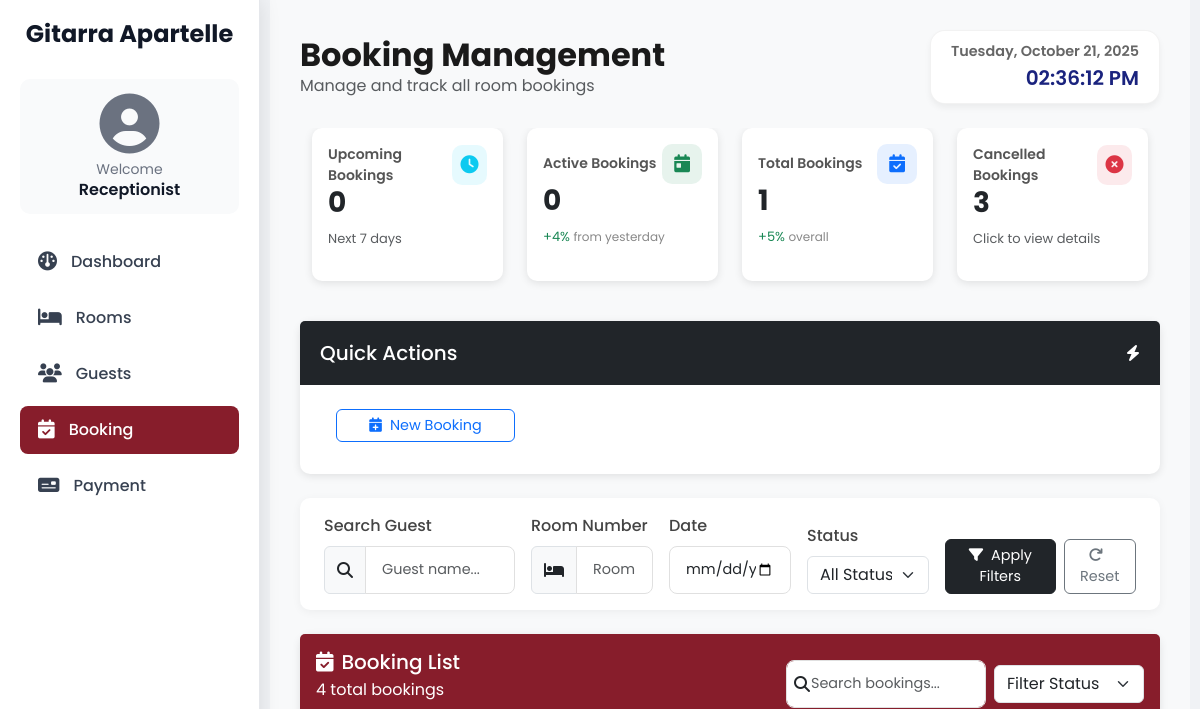
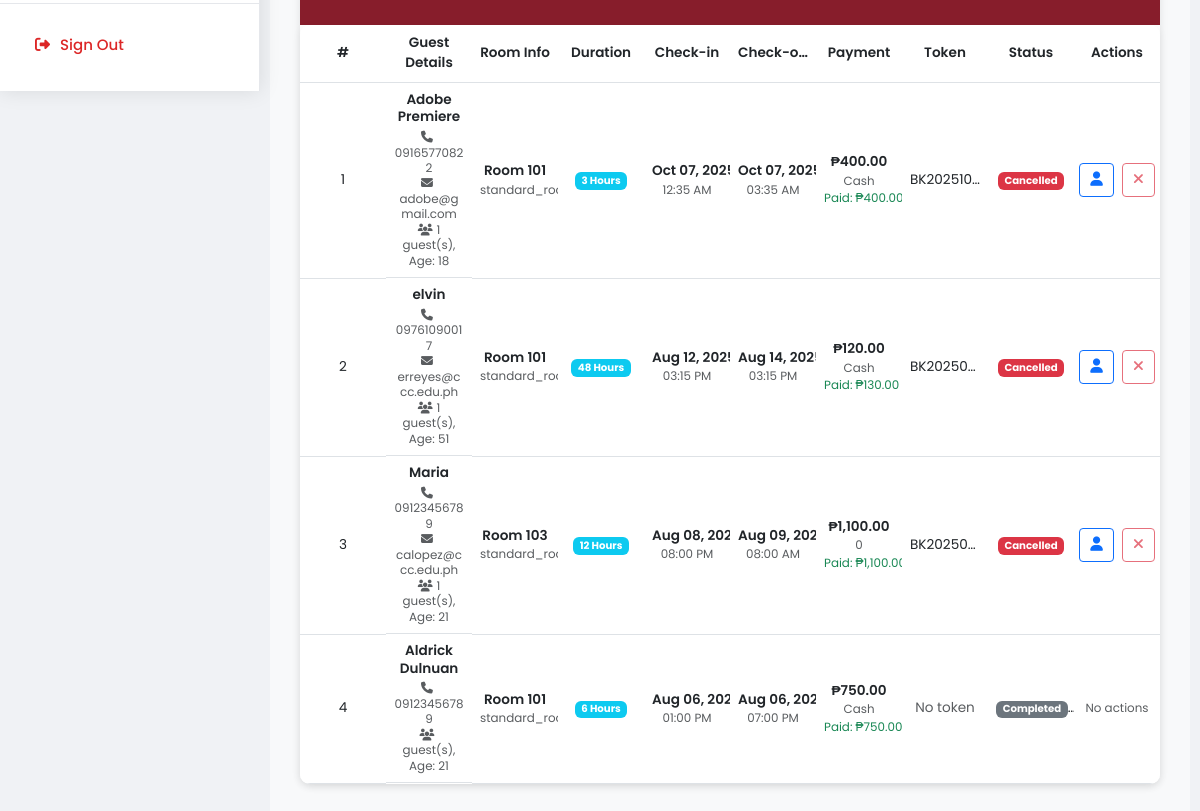
The app's page /receptionist-booking.php, older data (2 pictures, top to bottom).
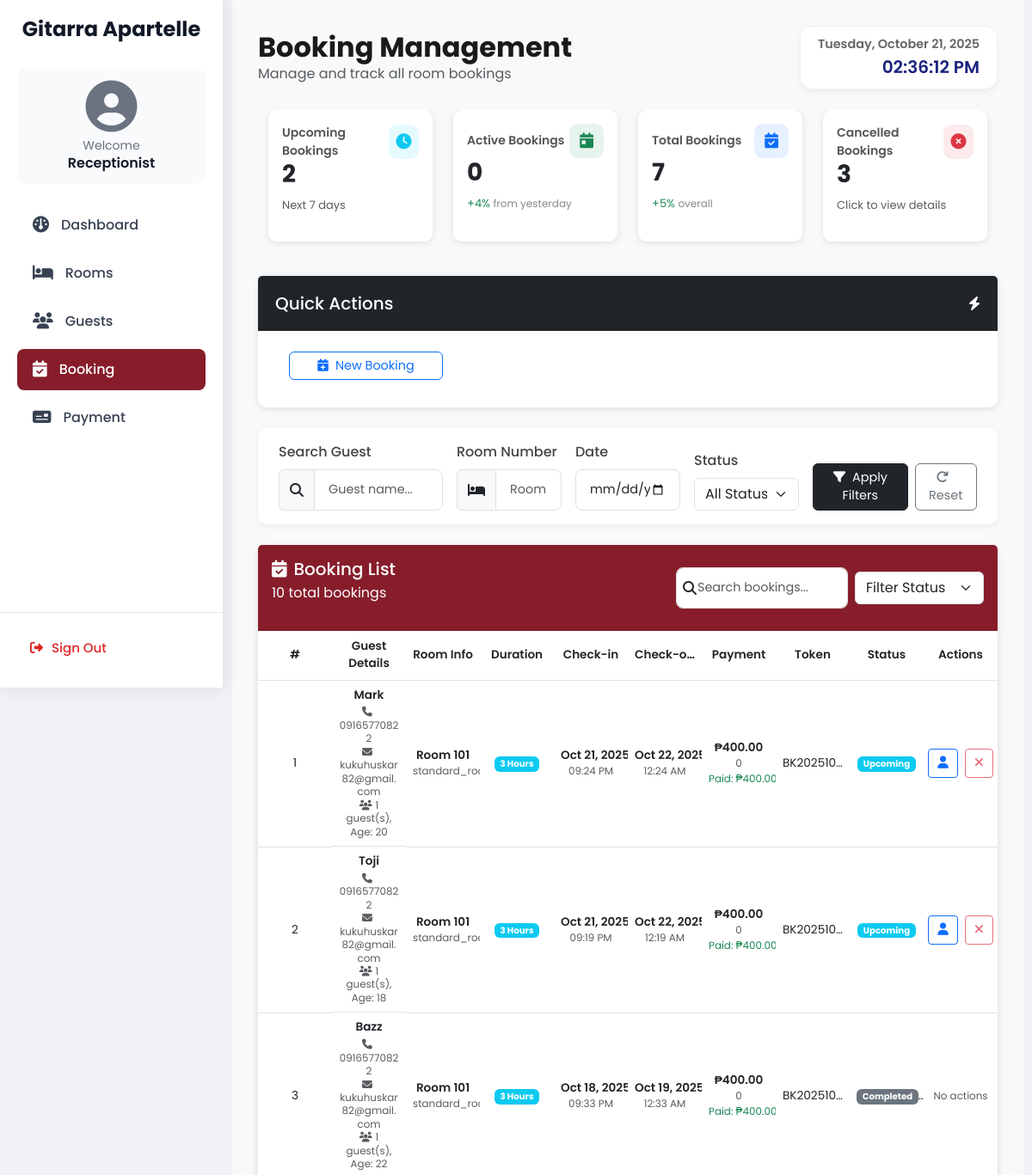
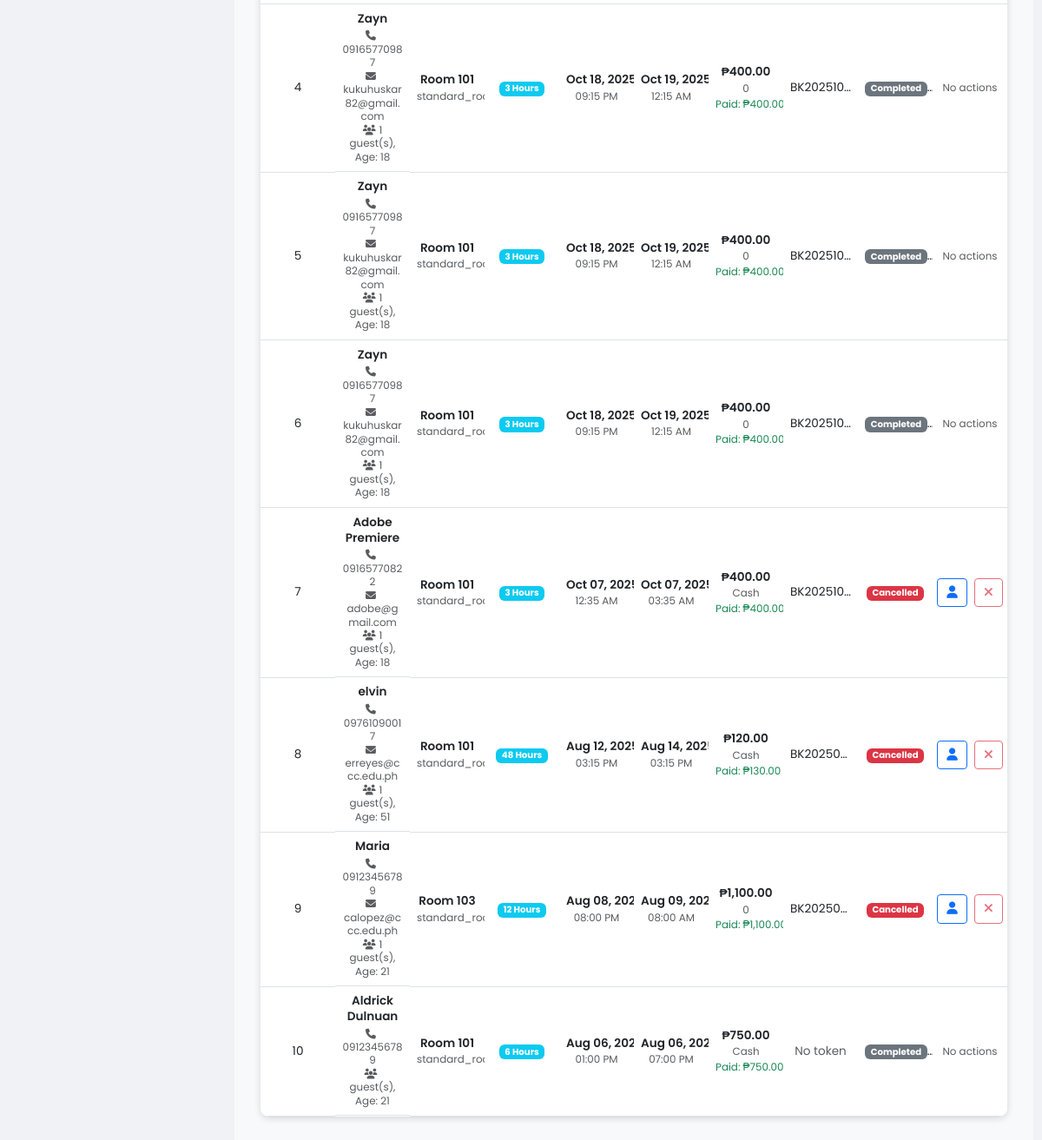
The same page, newer data (2 pictures, top to bottom).
### tables this page shows
CREATE TABLE `bookings` (
  `id` int NOT NULL,
  `guest_name` varchar(100) DEFAULT NULL,
  `email` varchar(255) DEFAULT NULL,
  `address` text,
  `telephone` varchar(20) DEFAULT NULL,
  `age` int DEFAULT NULL,
  `num_people` int DEFAULT NULL,
  `room_number` varchar(10) DEFAULT NULL,
  `duration` varchar(10) DEFAULT NULL,
  `payment_mode` varchar(10) DEFAULT NULL,
  `reference_number` varchar(50) DEFAULT NULL,
  `booking_token` varchar(20) DEFAULT NULL,
  `amount_paid` double DEFAULT NULL,
  `total_price` double DEFAULT NULL,
  `change_amount` double DEFAULT NULL,
  `start_date` datetime DEFAULT NULL,
  `end_date` datetime DEFAULT NULL,
  `status` varchar(20) NOT NULL DEFAULT 'upcoming',
  `created_at` timestamp NULL DEFAULT CURRENT_TIMESTAMP,
  `cancellation_reason` text,
  `cancelled_at` datetime DEFAULT NULL
);

CREATE TABLE `rooms` (
  `id` int NOT NULL,
  `room_number` int NOT NULL,
  `room_type` enum('single','twin_room','standard_room','studio','suite','queen_room','executive_room','suites','accessible_room','hollywood_twin_room','king_room','studio_hotel_rooms','villa','double_hotel_rooms','honeymoon_suite','penthouse_suite','single_hotel_rooms','adjoining_room','presidential_suite','connecting_rooms','quad_room','deluxe_room','double_room','triple_room') NOT NULL,
  `status` enum('available','booked','maintenance') NOT NULL DEFAULT 'available',
  `created_at` timestamp NULL DEFAULT CURRENT_TIMESTAMP,
  `updated_at` timestamp NULL DEFAULT CURRENT_TIMESTAMP ON UPDATE CURRENT_TIMESTAMP,
  `price_3hrs` decimal(10,2) NOT NULL DEFAULT '0.00',
  `price_6hrs` decimal(10,2) NOT NULL DEFAULT '0.00',
  `price_12hrs` decimal(10,2) NOT NULL DEFAULT '0.00',
  `price_24hrs` decimal(10,2) NOT NULL DEFAULT '0.00',
  `price_ot` decimal(10,2) NOT NULL DEFAULT '0.00'
);

### receptionist-booking.php (the view, shortened to what the rows shown need)
<?php
require_once 'database.php';
$conn->query("
    UPDATE bookings
    SET status = 'active'
    WHERE start_date <= NOW()
      AND end_date > NOW()
      AND status NOT IN ('cancelled', 'completed')
");
$conn->query("
    UPDATE bookings
    SET status = 'completed'
    WHERE end_date <= NOW()
      AND status NOT IN ('cancelled', 'completed')
");
$conn->query("
    UPDATE bookings
    SET status = 'active'
    WHERE start_date <= NOW()
      AND end_date > NOW()
      AND status NOT IN ('cancelled', 'completed')
");
$conn->query("
    UPDATE bookings
    SET status = 'completed'
    WHERE end_date <= NOW()
      AND status NOT IN ('cancelled', 'completed')
");
$params = [];
$types = "";
$limit = 10;
$page = max((int)($_GET['page'] ?? 1), 1);
$offset = ($page - 1) * $limit;
$query = "SELECT b.*, r.room_type FROM bookings b
          LEFT JOIN rooms r ON b.room_number = r.room_number";
$query .= " ORDER BY b.start_date DESC LIMIT ?, ?";
$types .= "ii";
$params[] = $offset;
$params[] = $limit;
$stmt = $conn->prepare($query);
if (!empty($params)) {
    $stmt->bind_param($types, ...$params);
}
$stmt->execute();
$result = $stmt->get_result();
?>
<!DOCTYPE html>
<html lang="en">
<head>
    <link href="https://cdn.jsdelivr.net/npm/bootstrap@5.3.0/dist/css/bootstrap.min.css" rel="stylesheet">
    <link rel="stylesheet" href="https://cdnjs.cloudflare.com/ajax/libs/font-awesome/6.4.2/css/all.min.css">
<link rel="stylesheet" href="https://cdn.datatables.net/1.13.6/css/dataTables.bootstrap5.min.css">
    <link href="style.css" rel="stylesheet">
</head>
<body>
    <div class="content">
        <div class="d-flex justify-content-between align-items-center mb-4">
            <div>
                <h2 class="fw-bold mb-0">Booking Management</h2>
            </div>
        </div>
<div class="card mb-4" id="bookingList">
  <div class="card-header d-flex justify-content-between align-items-center p-3" style="background-color: #871D2B;">
    <div>
      <h2 class="h5 mb-0 text-white">
        <i class="fas fa-calendar-check me-2 text-white"></i>Booking List
      </h2>
    </div>
  </div>
  <div class="card-body p-0">
    <div class="table-responsive">
      <table id="bookingTable" class="table table-hover align-middle mb-0" style="width:100%;">
        <thead class="bg-gray-50 border-bottom border-gray-200">
          <tr>
            <th class="sorting px-4 py-3">#</th>
            <th class="sorting px-4 py-3">Guest Details</th>
            <th class="sorting px-4 py-3">Room Info</th>
            <th class="sorting px-4 py-3">Duration</th>
            <th class="sorting px-4 py-3">Check-in</th>
            <th class="sorting px-4 py-3">Check-out</th>
            <th class="sorting px-4 py-3">Payment</th>
            <th class="sorting px-4 py-3">Token</th>
            <th class="sorting px-4 py-3">Status</th>
            <th class="sorting px-4 py-3 text-center no-print">Actions</th>
          </tr>
        </thead>
        <tbody>
                            <?php
                            if ($result->num_rows > 0) {
                                $index = $offset + 1;
                                while ($row = $result->fetch_assoc()):
                                    $now = new DateTime();
                                    $start = new DateTime($row['start_date']);
                                    $end = new DateTime($row['end_date']);
                                    $latestCheckin = null;
                                    $currentOccupant = null;
                                  if ($row['status'] === 'completed') {
                                      $status_class = "bg-secondary";
                                      $status_text = "Completed";
                                  } else {
                                      if ($latestCheckin) {
                                          $ci_out = new DateTime($latestCheckin['check_out_date']);
                                          $ci_in = new DateTime($latestCheckin['check_in_date']);
                                          if ($ci_in <= $now && $ci_out > $now) {
                                              $status_class = "bg-warning text-dark";
                                              $status_text = "In Use";
                                          } elseif ($ci_out <= $now) {
                                              $status_class = "bg-secondary";
                                              $status_text = "Completed";
                                              $updateStatus = $conn->prepare("UPDATE bookings SET status = 'completed' WHERE id = ?");
                                              $updateStatus->bind_param('i', $row['id']);
                                              $updateStatus->execute();
                                              $updateStatus->close();
                                          } else {
                                              $status_class = "bg-info";
                                              $status_text = "Upcoming";
                                          }
                                      } else {
                                          if ($row['status'] === 'cancelled') {
                                              $status_class = "bg-danger";
                                              $status_text = "Cancelled";
                                          } elseif ($currentOccupant) {
                                              $status_class = "bg-warning text-dark";
                                              $status_text = "In Use";
                                          } elseif ($now < $start) {
                                              $status_class = "bg-info";
                                              $status_text = "Upcoming";
                                          } elseif ($now >= $start && $now <= $end) {
                                              $status_class = "bg-success";
                                              $status_text = "Active";
                                          } elseif ($now > $end) {
                                              $status_class = "bg-secondary";
                                              $status_text = "Completed";
                                          } else {
                                              $status_class = "bg-secondary";
                                              $status_text = ucfirst($row['status']);
                                          }
                                      }
                                  }
                            ?>
                            <tr>
                                 <td><?= $index++ ?></td>
            <td class="text-center align-middle">
            <div class="guest-info">
                <div class="fw-semibold mb-1"><?= htmlspecialchars($row['guest_name']) ?></div>
                <div class="small text-muted"><i class="fas fa-phone me-1"></i><?= htmlspecialchars($row['telephone']) ?></div>
                <?php if (!empty($row['email'])): ?>
                <div class="small text-muted"><i class="fas fa-envelope me-1"></i><?= htmlspecialchars($row['email']) ?></div>
                <?php endif; ?>
                <div class="small text-muted"><i class="fas fa-users me-1"></i><?= $row['num_people'] ?> guest(s), Age: <?= $row['age'] ?></div>
            </div>
            </td>
            <td>
              <div class="fw-semibold">Room <?= htmlspecialchars($row['room_number']) ?></div>
              <div class="small text-muted"><?= htmlspecialchars($row['room_type'] ?? 'Standard') ?></div>
            </td>
            <td><span class="badge bg-info"><?= htmlspecialchars($row['duration']) ?> Hours</span></td>
            <td>
              <div class="fw-semibold"><?= date('M d, Y', strtotime($row['start_date'])) ?></div>
              <div class="small text-muted"><?= date('h:i A', strtotime($row['start_date'])) ?></div>
            </td>
            <td>
              <div class="fw-semibold"><?= date('M d, Y', strtotime($row['end_date'])) ?></div>
              <div class="small text-muted"><?= date('h:i A', strtotime($row['end_date'])) ?></div>
            </td>
            <td>
              <div class="fw-semibold">₱<?= number_format($row['total_price'], 2) ?></div>
              <div class="small text-muted"><?= htmlspecialchars($row['payment_mode']) ?></div>
              <div class="small text-success">Paid: ₱<?= number_format($row['amount_paid'], 2) ?></div>
            </td>
            <td><?= !empty($row['booking_token']) ? htmlspecialchars($row['booking_token']) : '<span class="text-muted">No token</span>' ?></td>
            <td><span class="badge <?= $status_class ?>"><?= $status_text ?></span></td>
            <td class="text-center">
              <?php if ($status_text !== 'Completed'): ?>
              <div class="d-flex justify-content-center gap-2">
                <button class="btn btn-sm btn-outline-primary" onclick="viewGuestDetails(<?= $row['id'] ?>)" title="View"><i class="fas fa-user"></i></button>
                <button class="btn btn-sm btn-outline-danger" onclick="cancelBooking(<?= $row['id'] ?>, '<?= htmlspecialchars($row['guest_name']) ?>')" title="Cancel"><i class="fas fa-times"></i></button>
              </div>
              <?php else: ?>
                <span class="text-muted small">No actions</span>
              <?php endif; ?>
            </td>
          </tr>
          <?php endwhile; } ?>
        </tbody>
      </table>
    </div>
  </div>
</div>
</body>
</html>

Row changes from the older to the newer data that the page shows:
added bookings: guest_name "Mark", telephone "09165770822", email "kukuhuskar82@gmail.com", num_people "1", age "20", room_number "10…", rooms.room_type "standard…", duration "3", start_date "Oct 21, 2…", start_date "09:24 PM", end_date "Oct 22, 2…", end_date "12:24 AM", total_price "400.00", payment_mode "0", amount_paid "400.00", booking_token "BK202510…", status_text "Upcoming"
added bookings: guest_name "Toji", telephone "09165770822", email "kukuhuskar82@gmail.com", num_people "1", age "18", room_number "10…", rooms.room_type "standard…", duration "3", start_date "Oct 21, 2…", start_date "09:19 PM", end_date "Oct 22, 2…", end_date "12:19 AM", total_price "400.00", payment_mode "0", amount_paid "400.00", booking_token "BK202510…", status_text "Upcoming"
added bookings: guest_name "Bazz", telephone "09165770822", email "kukuhuskar82@gmail.com", num_people "1", age "22", room_number "10…", rooms.room_type "standard…", duration "3", start_date "Oct 18, 2…", start_date "09:33 PM", end_date "Oct 19, 2…", end_date "12:33 AM", total_price "400.00", payment_mode "0", amount_paid "400.00", booking_token "BK202510…", status "Complete…", shows "No actions"
added bookings: guest_name "Zayn", telephone "09165770987", email "kukuhuskar82@gmail.com", num_people "1", age "18", room_number "10…", rooms.room_type "standard…", duration "3", start_date "Oct 18, 2…", start_date "09:15 PM", end_date "Oct 19, 2…", end_date "12:15 AM", total_price "400.00", payment_mode "0", amount_paid "400.00", booking_token "BK202510…", status "Complete…", shows "No actions"
added bookings: guest_name "Zayn", telephone "09165770987", email "kukuhuskar82@gmail.com", num_people "1", age "18", room_number "10…", rooms.room_type "standard…", duration "3", start_date "Oct 18, 2…", start_date "09:15 PM", end_date "Oct 19, 2…", end_date "12:15 AM", total_price "400.00", payment_mode "0", amount_paid "400.00", booking_token "BK202510…", status "Complete…", shows "No actions"
added bookings: guest_name "Zayn", telephone "09165770987", email "kukuhuskar82@gmail.com", num_people "1", age "18", room_number "10…", rooms.room_type "standard…", duration "3", start_date "Oct 18, 2…", start_date "09:15 PM", end_date "Oct 19, 2…", end_date "12:15 AM", total_price "400.00", payment_mode "0", amount_paid "400.00", booking_token "BK202510…", status "Complete…", shows "No actions"
Text that changed along with them:
$upcoming_bookings: "0" → "2"
$total_bookings: "1" → "7"
$total_records: "4" → "10"
